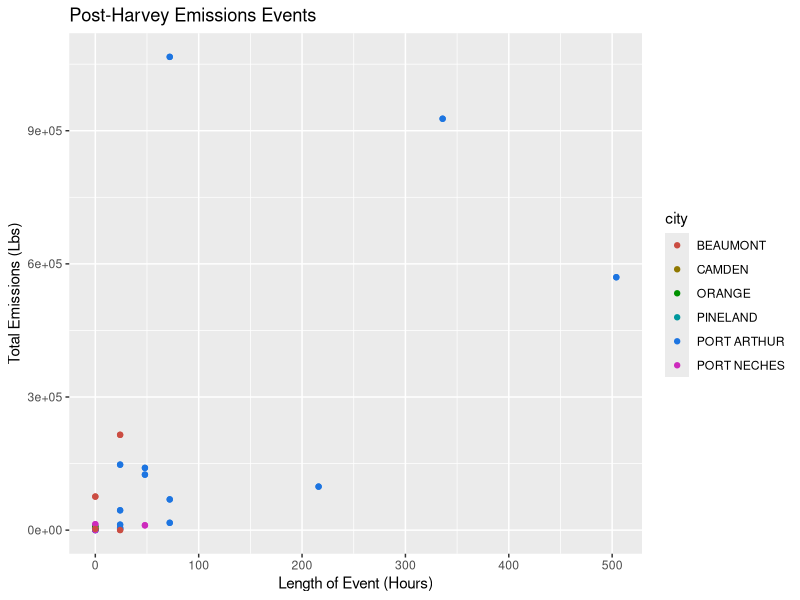
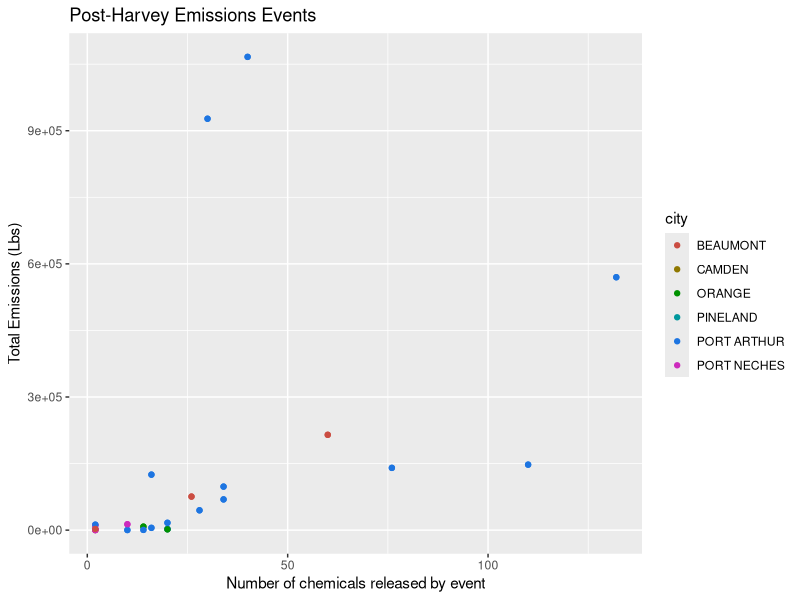

Generate these figures, in order, with R:
## ---- chunk 1
knitr::opts_chunk$set(echo = TRUE)
library("tidyverse")
library("knitr")
library("ggplot2")
## ---- chunk 2
harvey = read.csv('./harvey.csv', header=TRUE)
contam = read.csv('./contaminants.csv', header=TRUE)

# split city_and_county into city and county columns
harvey = separate(data = harvey, col=city_and_county, into=c("city", "county"), sep=",")

kable(head(harvey[,c("name", "location", "event_type")], 5))

## ---- chunk 3
kable(head(contam[,c("contaminant", "amount_released")], 5))
## ---- chunk 4
harvey$length = difftime(as.Date(harvey$end_date, format = "%m/%d/%Y %I:%M %p"), as.Date(harvey$start_date, format = "%m/%d/%Y %I:%M %p"), units = "hours")

sums = contam %>% group_by(event_id) %>% summarize(num = n(), total = sum(as.numeric(clean_amount_released_float)))
sums$id = sums$event_id
amt_released = left_join(harvey, sums, by="id")

ggplot(amt_released, aes(y = total, x = as.numeric(length), color=city)) + scale_colour_hue(l=50) + geom_point() + labs(title='Post-Harvey Emissions Events', x="Length of Event (Hours)", y="Total Emissions (Lbs)")
## ---- chunk 5
ggplot(amt_released, aes(x = num, y = total, color=city)) + scale_colour_hue(l=50) + geom_point() + labs(title='Post-Harvey Emissions Events', x="Number of chemicals released by event", y="Total Emissions (Lbs)")
